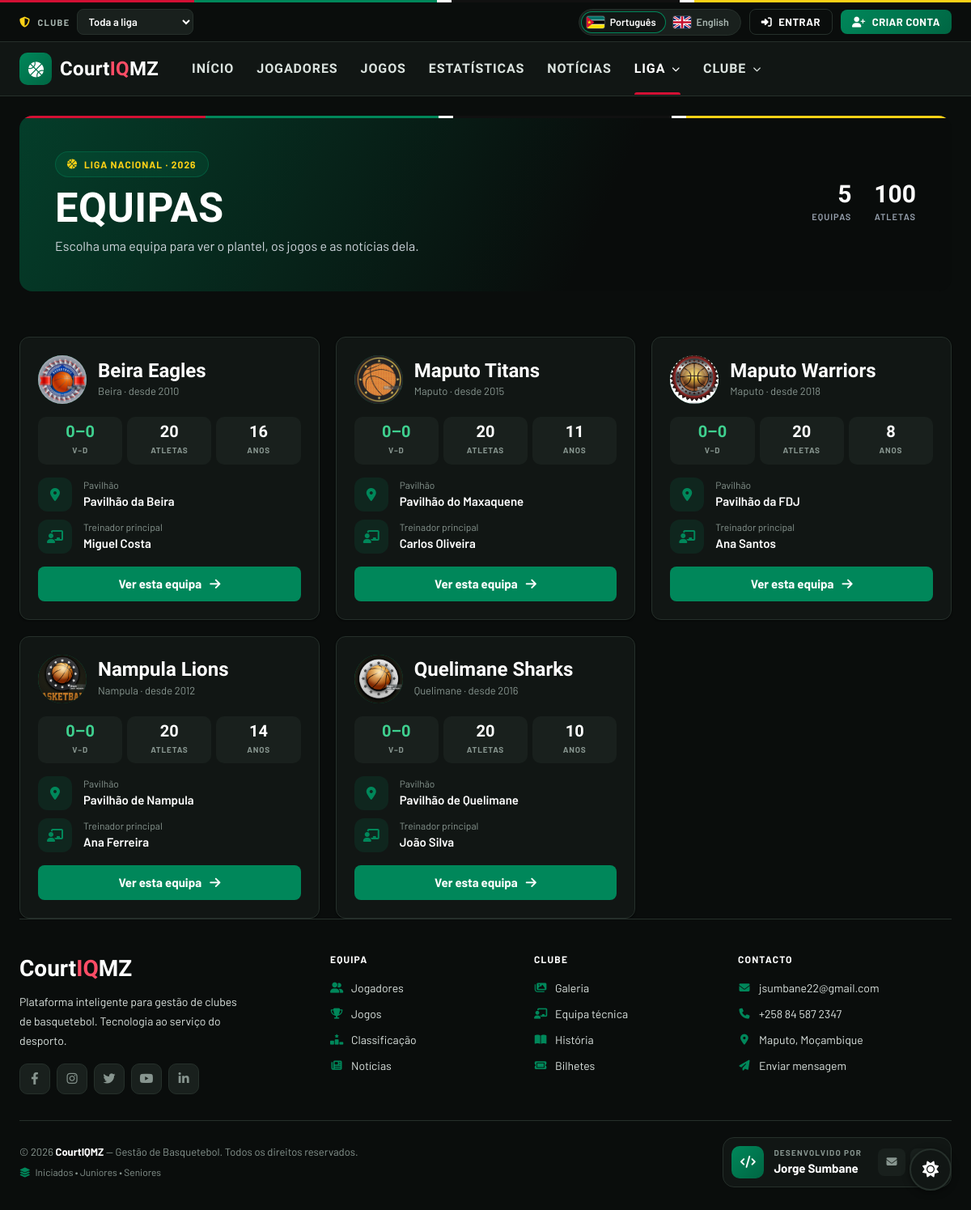
Page /visitante/equipas.php on the committed database.
### tables this page shows
CREATE TABLE teams (
    id            INT PRIMARY KEY AUTO_INCREMENT,
    name          VARCHAR(100) NOT NULL,
    city          VARCHAR(100),
    stadium       VARCHAR(100),
    founded_year  YEAR,
    category      VARCHAR(50)  DEFAULT 'Sénior',
    league        VARCHAR(100) DEFAULT 'Liga Nacional',
    escaloes      VARCHAR(60) NOT NULL DEFAULT 'iniciados,juniores,seniores',    
    coach_id      INT NULL COMMENT 'users.id do treinador principal',
    logo_url      VARCHAR(255),
    logo_initials VARCHAR(5),
    status        ENUM('active', 'inactive') DEFAULT 'active',
    created_at    DATETIME DEFAULT CURRENT_TIMESTAMP,
    updated_at    DATETIME DEFAULT CURRENT_TIMESTAMP ON UPDATE CURRENT_TIMESTAMP,
    UNIQUE KEY uq_teams_name (name)
);

### includes/Database.php (called while the page is built, shortened)
<?php
final class Database
{
    private static ?PDO $instance = null;
    public static function getConnection(): PDO
    {
        if (self::$instance === null) {
            $configPath = __DIR__ . '/../config/database.php';
            $config = require $configPath;
            $dsn = sprintf(
                'mysql:host=%s;port=%s;dbname=%s;charset=%s',
                $config['host']    ?? '127.0.0.1',
                $config['port']    ?? '3306',
                $config['dbname']  ?? 'courtiq',
                $config['charset'] ?? 'utf8mb4'
            );
            try {
                self::$instance = new PDO(
                    $dsn,
                    $config['user'] ?? 'root',
                    $config['pass'] ?? '',
                    [
                        PDO::ATTR_ERRMODE            => PDO::ERRMODE_EXCEPTION,
                        PDO::ATTR_DEFAULT_FETCH_MODE => PDO::FETCH_ASSOC,
                        PDO::ATTR_EMULATE_PREPARES   => false,
                    ]
                );
            } catch (PDOException $e) {
                error_log('[CourtIQ] Erro de ligação à BD: ' . $e->getMessage());
                http_response_code(500);
                die('Erro interno do servidor. Tente novamente mais tarde.');
            }
        }
        return self::$instance;
    }
}

### config/database.php (called while the page is built)
<?php
return [
    'host'    => 'localhost',
    'port'    => '3306',
    'dbname'  => getenv('COURTIQ_DB_NAME') ?: 'courtiq',
    'user'    => 'root',
    'pass'    => '',
    'charset' => 'utf8mb4',
];

### includes/team_helper.php (called while the page is built, shortened)
<?php
require_once __DIR__ . '/Database.php';
class TeamHelper
{
    private static array $cache = [];
    public static function getPublicTeamId(): int
    {
        if (isset(self::$cache['public'])) {
            return self::$cache['public'];
        }
        $teams = self::activeTeams();
        $valid = array_map('intval', array_column($teams, 'id'));
        $requested = isset($_GET['equipa']) ? (int) $_GET['equipa'] : 0;
        $candidates = [
            $requested,
            (int) ($_SESSION['public_team_id'] ?? 0),
            (int) ($_SESSION['user']['team_id'] ?? 0),
            $valid[0] ?? 0,
        ];
        foreach ($candidates as $candidate) {
            if ($candidate > 0 && in_array($candidate, $valid, true)) {
                return self::$cache['public'] = $candidate;
            }
        }
        return self::$cache['public'] = 0;
    }
    public static function getChosenPublicTeamId(): int
    {
        self::getPublicTeamId();
        $candidates = [(int) ($_GET['equipa'] ?? 0), (int) ($_SESSION['public_team_id'] ?? 0)];
        if (empty($_SESSION['public_liga'])) {
            $candidates[] = (int) ($_SESSION['user']['team_id'] ?? 0);
        }
        return 0;
    }
    public static function activeTeams(): array
    {
        if (isset(self::$cache['teams'])) {
            return self::$cache['teams'];
        }
        try {
            $stmt = Database::getConnection()->query(
                "SELECT id, name, city, logo_url, escaloes FROM teams WHERE status = 'active' ORDER BY id"
            );
            return self::$cache['teams'] = $stmt->fetchAll(PDO::FETCH_ASSOC);
        } catch (Throwable $e) {
            error_log('[CourtIQ] Erro ao listar equipas: ' . $e->getMessage());
            return [];
        }
    }
}
function public_team_chosen(): int
{
    return TeamHelper::getChosenPublicTeamId();
}
function public_teams(): array
{
    return TeamHelper::activeTeams();
}

### includes/layout/public_top.php (called while the page is built, shortened)
<?php
require_once __DIR__ . '/../team_helper.php';
$basePath  = $basePath ?? '../';
$publicRole = (string) ($_SESSION['user']['role'] ?? '');
require __DIR__ . '/head.php';
require __DIR__ . '/topnav.php';

### visitante/equipas.php (the view, shortened to what this page needs)
<?php
require_once __DIR__ . '/../includes/public_helpers.php';
[$teamId, $team] = pub_team(false);
$basePath = '../';
$equipas = Database::getConnection()->query(
    "SELECT t.id, t.name, t.city, t.stadium, t.founded_year, t.logo_url,
            (SELECT COUNT(*) FROM players p WHERE p.team_id = t.id) AS jogadores,
            (SELECT COALESCE(u.name, c.name) FROM coaches c LEFT JOIN users u ON u.id = c.user_id
              WHERE c.team_id = t.id ORDER BY c.id LIMIT 1) AS treinador,
            COALESCE(SUM(g.our_score > g.opponent_score), 0) AS vitorias,
            COALESCE(SUM(g.our_score < g.opponent_score), 0) AS derrotas
     FROM teams t
     LEFT JOIN games g ON g.team_id = t.id AND g.status = 'finished'
     WHERE t.status = 'active'
     GROUP BY t.id
     ORDER BY t.name"
)->fetchAll();
require __DIR__ . '/../includes/layout/public_top.php';
?>
<div class="lp">
    <section class="lp-grid lp-grid--wide">
        <?php foreach ($equipas as $eq):
            $atual = (int) $eq['id'] === $teamId;
            $logo  = pub_img($eq['logo_url'], $basePath);
        ?>
        <article class="lp-card lp-team-card<?= $atual ? ' is-current' : '' ?>">
            <div class="lp-team-top">
                <div class="lp-crest">
                    <?php if ($logo): ?><img src="<?= pub_e($logo) ?>" alt=""><?php else: ?><?= pub_initial($eq['name']) ?><?php endif; ?>
                </div>
                <div>
                    <h2 style="font-family:var(--display);font-size:24px;font-weight:800;color:var(--text);line-height:1.1;"><?= pub_e($eq['name']) ?></h2>
                    <small><?= pub_e($eq['city']) ?><?= $eq['founded_year'] ? ' · desde ' . pub_e($eq['founded_year']) : '' ?></small>
                </div>
            </div>
            <div class="lp-mini-stats" style="margin-top:0;">
                <div><b><?= (int) $eq['vitorias'] ?>–<?= (int) $eq['derrotas'] ?></b><span>V–D</span></div>
                <div><b><?= (int) $eq['jogadores'] ?></b><span>ATLETAS</span></div>
                <div><b><?= $eq['founded_year'] ? (int) date('Y') - (int) $eq['founded_year'] : '—' ?></b><span>ANOS</span></div>
            </div>
            <ul class="lp-info" style="gap:10px;">
                <li><span class="lp-info-icon"><i class="fa-solid fa-location-dot"></i></span><div><small>Pavilhão</small><b><?= pub_e($eq['stadium'] ?: '—') ?></b></div></li>
                <li><span class="lp-info-icon"><i class="fa-solid fa-chalkboard-user"></i></span><div><small>Treinador principal</small><b><?= pub_e($eq['treinador'] ?: '—') ?></b></div></li>
            </ul>
            <a class="lp-btn <?= $atual ? 'lp-btn--ghost' : 'lp-btn--primary' ?> lp-btn--block" href="<?= pub_e($basePath) ?>index.php?equipa=<?= (int) $eq['id'] ?>">
                <?= $atual ? 'Ir para a página inicial' : 'Ver esta equipa' ?> <i class="fa-solid fa-arrow-right"></i>
            </a>
        </article>
        <?php endforeach; ?>
    </section>
</div>

### assets/css/layout.css (style rules this page uses)
:root, html.dark-mode { --bg: #0a0d0c; --bg-body: #0a0d0c; --surface: #111614; --surface2: #19201d; --surface3: #232c28; --border: #26302b; --border-hover: #00875a; --text: #ffffff; --text-primary: #f2f6f4; --text-secondary: #dbe3df; --text-muted: #a8b6b0; --text-dim: #87958f; --accent: #00875a; --accent2: #006643; --accent-light: #3fd08f; --accent-gradient: linear-gradient(135deg, #00875a, #006643); --brand-red: #d21034; --brand-red-light:#ff4d66; --brand-yellow: #fcd116; --brand-yellow-text: #fcd116; --mz-stripe: linear-gradient(90deg, #d21034 0 20%, #00875a 20% 45%, #ffffff 45% 46.5%, #111111 46.5% 70%, #ffffff 70% 71.5%, #fcd116 71.5% 100%); --green: #34d399; --red: #f87171; --blue: #60a5fa; --yellow: #fbbf24; --glow: rgba(0, 135, 90, 0.14); --shadow-color: rgba(0, 0, 0, 0.5); --shadow-glow: rgba(0, 135, 90, 0.25); --text-shadow: none; --scroll-track: #0a0d0c; --scroll-thumb: #26302b; --scroll-hover: #00875a; }
* { margin: 0; padding: 0; box-sizing: border-box; }
html { background: var(--bg) !important; scrollbar-width: thin; scrollbar-color: var(--scroll-thumb) var(--scroll-track); }
body { background: var(--bg) !important; color: var(--text) !important; font-family: 'Barlow', sans-serif; min-height: 100vh; overflow-x: hidden; }
@media (prefers-reduced-motion: no-preference) { .lp-kpi b, .lp-hero-record strong, .lp-mini-stats b { animation: scoreIn 0.5s cubic-bezier(0.2, 0.7, 0.2, 1) both; } }
@media (prefers-reduced-motion: no-preference) { .lp-kpis > :nth-child(2) b, .lp-hero-record > :nth-child(2) strong, .lp-mini-stats > :nth-child(2) b { animation-delay: 0.07s; } }
@media (prefers-reduced-motion: no-preference) { .lp-kpis > :nth-child(3) b, .lp-hero-record > :nth-child(3) strong, .lp-mini-stats > :nth-child(3) b { animation-delay: 0.14s; } }

### rows in the picture
teams: logo_url (picture), name "Beira Eagles", city "Beira", founded_year "2010", vitorias "0", derrotas "0", jogadores "20", stadium "Pavilhão da Beira", treinador "Miguel Costa", shows "Ver esta equipa"
teams: logo_url (picture), name "Maputo Titans", city "Maputo", founded_year "2015", vitorias "0", derrotas "0", jogadores "20", stadium "Pavilhão do Maxaquene", treinador "Carlos Oliveira", shows "Ver esta equipa"
teams: logo_url (picture), name "Maputo Warriors", city "Maputo", founded_year "2018", vitorias "0", derrotas "0", jogadores "20", stadium "Pavilhão da FDJ", treinador "Ana Santos", shows "Ver esta equipa"
teams: logo_url (picture), name "Nampula Lions", city "Nampula", founded_year "2012", vitorias "0", derrotas "0", jogadores "20", stadium "Pavilhão de Nampula", treinador "Ana Ferreira", shows "Ver esta equipa"
teams: logo_url (picture), name "Quelimane Sharks", city "Quelimane", founded_year "2016", vitorias "0", derrotas "0", jogadores "20", stadium "Pavilhão de Quelimane", treinador "João Silva", shows "Ver esta equipa"

### other values in the picture
$topnavSwitch['label'] "CLUBE"
$nome "Português"
$nome "English"
$topnavItem['label'] "INÍCIO"
$topnavItem['label'] "JOGADORES"
$topnavItem['label'] "JOGOS"
$topnavItem['label'] "ESTATÍSTICAS"
$topnavItem['label'] "NOTÍCIAS"
$topnavTitulo "LIGA"
$topnavTitulo "CLUBE"
pub_e($eyebrow) "LIGA NACIONAL · 2026"
pub_e($title) "EQUIPAS"
pub_e($lead) "Escolha uma equipa para ver o plantel, os jogos e as notícias dela."
pub_e($value) "5"
pub_e($label) "EQUIPAS"
